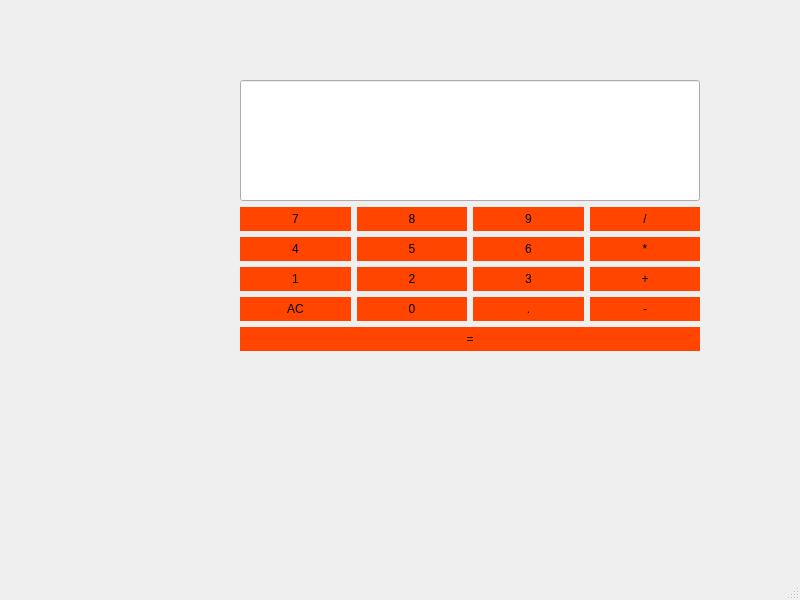
<?xml version="1.0" encoding="UTF-8"?>
<ui version="4.0">
 <class>MainWindow</class>
 <widget class="QMainWindow" name="MainWindow">
  <property name="geometry">
   <rect>
    <x>0</x>
    <y>0</y>
    <width>800</width>
    <height>600</height>
   </rect>
  </property>
  <property name="windowTitle">
   <string>MainWindow</string>
  </property>
  <widget class="QWidget" name="centralwidget">
   <widget class="QWidget" name="gridLayoutWidget">
    <property name="geometry">
     <rect>
      <x>240</x>
      <y>80</y>
      <width>460</width>
      <height>271</height>
     </rect>
    </property>
    <property name="styleSheet">
     <string notr="true">QPushButton{
	background-color:  OrangeRed;
	border: 1px gold;
	padding:  5px;
}

QPushButton:pressed{
	background-color:  Coral;
	border: 1px Crimson;
	padding:  5px;
}</string>
    </property>
    <layout class="QGridLayout" name="gridLayout">
     <item row="2" column="1">
      <widget class="QPushButton" name="b_8">
       <property name="styleSheet">
        <string notr="true">QPushButton{
	background-color:  OrangeRed;
	border: 1px gold;
	padding:  5px;
}

QPushButton:pressed{
	background-color:  Coral;
	border: 1px Crimson;
	padding:  5px;
}</string>
       </property>
       <property name="text">
        <string>8</string>
       </property>
      </widget>
     </item>
     <item row="3" column="1">
      <widget class="QPushButton" name="b_5">
       <property name="styleSheet">
        <string notr="true">QPushButton{
	background-color:  OrangeRed;
	border: 1px gold;
	padding:  5px;
}

QPushButton:pressed{
	background-color:  Coral;
	border: 1px Crimson;
	padding:  5px;
}</string>
       </property>
       <property name="text">
        <string>5</string>
       </property>
      </widget>
     </item>
     <item row="2" column="0">
      <widget class="QPushButton" name="b_7">
       <property name="styleSheet">
        <string notr="true">QPushButton{
	background-color:  OrangeRed;
	border: 1px gold;
	padding:  5px;
}

QPushButton:pressed{
	background-color:  Coral;
	border: 1px Crimson;
	padding:  5px;
}</string>
       </property>
       <property name="text">
        <string>7</string>
       </property>
      </widget>
     </item>
     <item row="6" column="0">
      <widget class="QPushButton" name="Clear">
       <property name="styleSheet">
        <string notr="true">QPushButton{
	background-color:  OrangeRed;
	border: 1px gold;
	padding:  5px;
}

QPushButton:pressed{
	background-color:  Coral;
	border: 1px Crimson;
	padding:  5px;
}</string>
       </property>
       <property name="text">
        <string>AC</string>
       </property>
      </widget>
     </item>
     <item row="3" column="0">
      <widget class="QPushButton" name="b_4">
       <property name="styleSheet">
        <string notr="true">QPushButton{
	background-color:  OrangeRed;
	border: 1px gold;
	padding:  5px;
}

QPushButton:pressed{
	background-color:  Coral;
	border: 1px Crimson;
	padding:  5px;
}</string>
       </property>
       <property name="text">
        <string>4</string>
       </property>
      </widget>
     </item>
     <item row="6" column="1">
      <widget class="QPushButton" name="b_0">
       <property name="styleSheet">
        <string notr="true">QPushButton{
	background-color:  OrangeRed;
	border: 1px gold;
	padding:  5px;
}

QPushButton:pressed{
	background-color:  Coral;
	border: 1px Crimson;
	padding:  5px;
}</string>
       </property>
       <property name="text">
        <string>0</string>
       </property>
      </widget>
     </item>
     <item row="2" column="2">
      <widget class="QPushButton" name="b_9">
       <property name="styleSheet">
        <string notr="true">QPushButton{
	background-color:  OrangeRed;
	border: 1px gold;
	padding:  5px;
}

QPushButton:pressed{
	background-color:  Coral;
	border: 1px Crimson;
	padding:  5px;
}</string>
       </property>
       <property name="text">
        <string>9</string>
       </property>
      </widget>
     </item>
     <item row="5" column="1">
      <widget class="QPushButton" name="b_2">
       <property name="styleSheet">
        <string notr="true">QPushButton{
	background-color:  OrangeRed;
	border: 1px gold;
	padding:  5px;
}

QPushButton:pressed{
	background-color:  Coral;
	border: 1px Crimson;
	padding:  5px;
}</string>
       </property>
       <property name="text">
        <string>2</string>
       </property>
      </widget>
     </item>
     <item row="6" column="2">
      <widget class="QPushButton" name="Dot">
       <property name="styleSheet">
        <string notr="true">QPushButton{
	background-color:  OrangeRed;
	border: 1px gold;
	padding:  5px;
}

QPushButton:pressed{
	background-color:  Coral;
	border: 1px Crimson;
	padding:  5px;
}</string>
       </property>
       <property name="text">
        <string>.</string>
       </property>
      </widget>
     </item>
     <item row="3" column="3">
      <widget class="QPushButton" name="Multiply">
       <property name="styleSheet">
        <string notr="true">QPushButton{
	background-color:  OrangeRed;
	border: 1px gold;
	padding:  5px;
}

QPushButton:pressed{
	background-color:  Coral;
	border: 1px Crimson;
	padding:  5px;
}</string>
       </property>
       <property name="text">
        <string>*</string>
       </property>
      </widget>
     </item>
     <item row="5" column="3">
      <widget class="QPushButton" name="Add">
       <property name="styleSheet">
        <string notr="true">QPushButton{
	background-color:  OrangeRed;
	border: 1px gold;
	padding:  5px;
}

QPushButton:pressed{
	background-color:  Coral;
	border: 1px Crimson;
	padding:  5px;
}</string>
       </property>
       <property name="text">
        <string>+</string>
       </property>
      </widget>
     </item>
     <item row="3" column="2">
      <widget class="QPushButton" name="b_6">
       <property name="styleSheet">
        <string notr="true">QPushButton{
	background-color:  OrangeRed;
	border: 1px gold;
	padding:  5px;
}

QPushButton:pressed{
	background-color:  Coral;
	border: 1px Crimson;
	padding:  5px;
}</string>
       </property>
       <property name="text">
        <string>6</string>
       </property>
      </widget>
     </item>
     <item row="5" column="2">
      <widget class="QPushButton" name="b_3">
       <property name="styleSheet">
        <string notr="true">QPushButton{
	background-color:  OrangeRed;
	border: 1px gold;
	padding:  5px;
}

QPushButton:pressed{
	background-color:  Coral;
	border: 1px Crimson;
	padding:  5px;
}</string>
       </property>
       <property name="text">
        <string>3</string>
       </property>
      </widget>
     </item>
     <item row="5" column="0">
      <widget class="QPushButton" name="b_1">
       <property name="styleSheet">
        <string notr="true">QPushButton{
	background-color:  OrangeRed;
	border: 1px gold;
	padding:  5px;
}

QPushButton:pressed{
	background-color:  Coral;
	border: 1px Crimson;
	padding:  5px;
}</string>
       </property>
       <property name="text">
        <string>1</string>
       </property>
      </widget>
     </item>
     <item row="6" column="3">
      <widget class="QPushButton" name="Subtract">
       <property name="styleSheet">
        <string notr="true">QPushButton{
	background-color:  OrangeRed;
	border: 1px gold;
	padding:  5px;
}

QPushButton:pressed{
	background-color:  Coral;
	border: 1px Crimson;
	padding:  5px;
}</string>
       </property>
       <property name="text">
        <string>-</string>
       </property>
      </widget>
     </item>
     <item row="7" column="0" colspan="4">
      <widget class="QPushButton" name="Equal">
       <property name="styleSheet">
        <string notr="true">QPushButton{
	background-color:  OrangeRed;
	border: 1px gold;
	padding:  5px;
}

QPushButton:pressed{
	background-color:  Coral;
	border: 1px Crimson;
	padding:  5px;
}</string>
       </property>
       <property name="text">
        <string>=</string>
       </property>
      </widget>
     </item>
     <item row="0" column="0" colspan="4">
      <widget class="QLineEdit" name="Display">
       <property name="sizePolicy">
        <sizepolicy hsizetype="Preferred" vsizetype="Expanding">
         <horstretch>0</horstretch>
         <verstretch>0</verstretch>
        </sizepolicy>
       </property>
       <property name="font">
        <font>
         <pointsize>14</pointsize>
        </font>
       </property>
       <property name="text">
        <string/>
       </property>
      </widget>
     </item>
     <item row="2" column="3">
      <widget class="QPushButton" name="Divide">
       <property name="styleSheet">
        <string notr="true">QPushButton{
	background-color:  OrangeRed;
	border: 1px gold;
	padding:  5px;
}

QPushButton:pressed{
	background-color:  Coral;
	border: 1px Crimson;
	padding:  5px;
}</string>
       </property>
       <property name="text">
        <string>/</string>
       </property>
      </widget>
     </item>
    </layout>
   </widget>
  </widget>
  <widget class="QMenuBar" name="menubar">
   <property name="geometry">
    <rect>
     <x>0</x>
     <y>0</y>
     <width>800</width>
     <height>25</height>
    </rect>
   </property>
  </widget>
  <widget class="QStatusBar" name="statusbar"/>
 </widget>
 <resources/>
 <connections/>
</ui>
